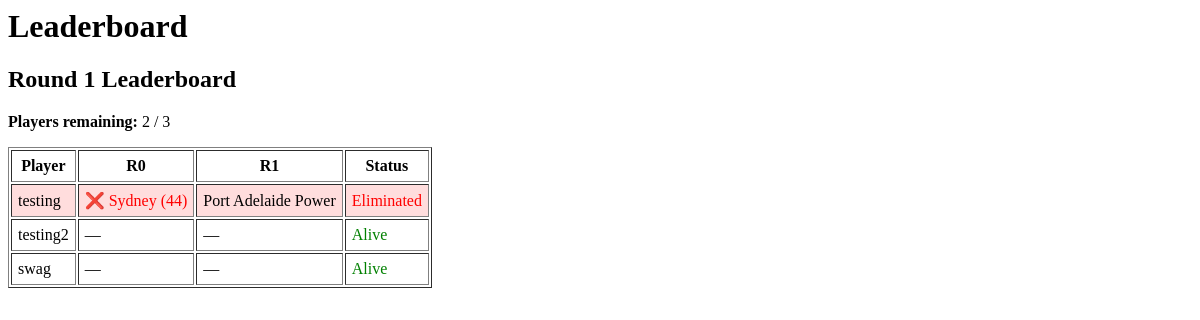
The page /leaderboard/ (signed in) on the database as committed earlier.
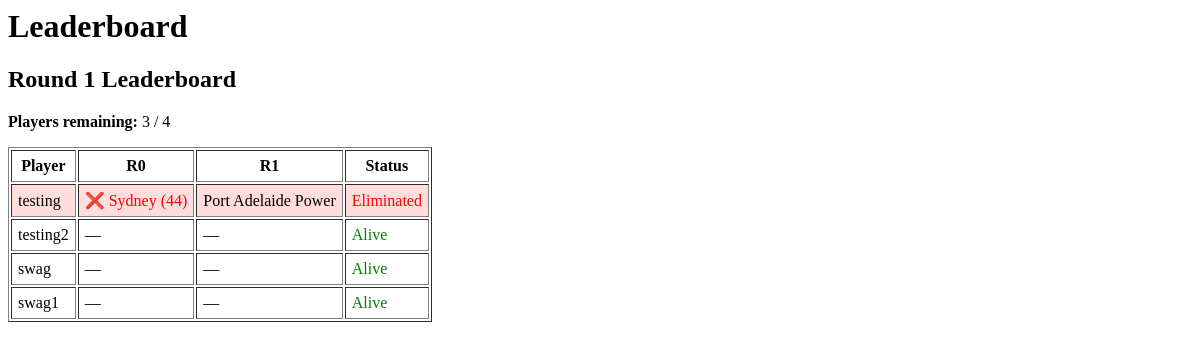
The same page on the database as committed later.
### competition/models.py (models this page shows, shortened)
class Round(models.Model):
    number = models.IntegerField()
    completed = models.BooleanField(default=False)
    lockout_time = models.DateTimeField()
    class Meta:
        ordering = ["number"]

class Player(models.Model):
    user = models.OneToOneField(User, on_delete=models.CASCADE)
    eliminated = models.BooleanField(default=False)

class Tip(models.Model):
    player = models.ForeignKey(Player, on_delete=models.CASCADE)
    round = models.ForeignKey(Round, on_delete=models.CASCADE)
    team = models.ForeignKey(Team, on_delete=models.CASCADE)
    margin = models.IntegerField(null=True, blank=True)
    class Meta:
        unique_together = ('player', 'round')

class Team(models.Model):
    name = models.CharField(max_length=100)

### competition/views.py (the view)
# urls.py: path("leaderboard/", views.leaderboard, name="leaderboard"),
@login_required
def leaderboard(request):
    players = Player.objects.select_related("user").all()
    rounds = Round.objects.order_by("number")
    alive_players = players.filter(eliminated=False).count()
    total_players = players.count()
    tips = Tip.objects.select_related("team", "round", "player")
    matches = Match.objects.select_related("winner")
    tip_lookup = {}
    for tip in tips:
        tip_lookup.setdefault(tip.player_id, {})[tip.round_id] = tip
    winner_lookup = {}
    for match in matches:
        if match.winner:
            winner_lookup[match.round_id] = match.winner_id
    current_round = Round.objects.filter(completed=False).first()
    round_locked = False
    if current_round and timezone.now() > current_round.lockout_time:
        round_locked = True
    return render(request, "leaderboard.html", {
        "players": players,
        "rounds": rounds,
        "tip_lookup": tip_lookup,
        "winner_lookup": winner_lookup,
        "alive_players": alive_players,
        "total_players": total_players,
        "current_round": current_round,
        "round_locked": round_locked,
    })

### competition/templatetags/extras.py (called while the page is built)
@register.filter
def get_item(dictionary, key):
    if dictionary:
        return dictionary.get(key)
    return None

### competition/templates/leaderboard.html
{% load extras %}
<h1>Leaderboard</h1>
<h2>Round {{ rounds.last.number }} Leaderboard</h2>
<p>
<strong>Players remaining:</strong>
{{ alive_players }} / {{ total_players }}
</p>
<table border="1" cellpadding="6">
<tr>
<th>Player</th>
{% for round in rounds %}
<th>R{{ round.number }}</th>
{% endfor %}
<th>Status</th>
</tr>
{% for player in players %}
<tr {% if player.eliminated %}style="background:#ffdddd"{% endif %}>
<td>{{ player.user.username }}</td>
{% for round in rounds %}
<td>
{% with tip=tip_lookup|get_item:player.id|get_item:round.id %}
{% if round.id == current_round.id and not round_locked %}
🔒
{% else %}
    {% if tip %}
        {% with winner=winner_lookup|get_item:round.id %}
            {% if winner %}
                {% if tip.team.id == winner %}
                    <span style="color:green">✅ {{ tip.team.name }} ({{ tip.margin }})</span>
                {% else %}
                    <span style="color:red">❌ {{ tip.team.name }} ({{ tip.margin }})</span>
                {% endif %}
            {% else %}
                {{ tip.team.name }}{% if tip.margin %} ({{ tip.margin }}){% endif %}
            {% endif %}
        {% endwith %}
    {% else %}
        —
    {% endif %}
{% endif %}
{% endwith %}
</td>
{% endfor %}
<td>
{% if player.eliminated %}
<span style="color:red">Eliminated</span>
{% else %}
<span style="color:green">Alive</span>
{% endif %}
</td>
</tr>
{% endfor %}
</table>

Rows that differ between the two databases and show on the page:
added Player: user.username "swag1", eliminated "Alive"
Other text that changed with them:
{{ alive_players }}: "2" → "3"
{{ total_players }}: "3" → "4"
